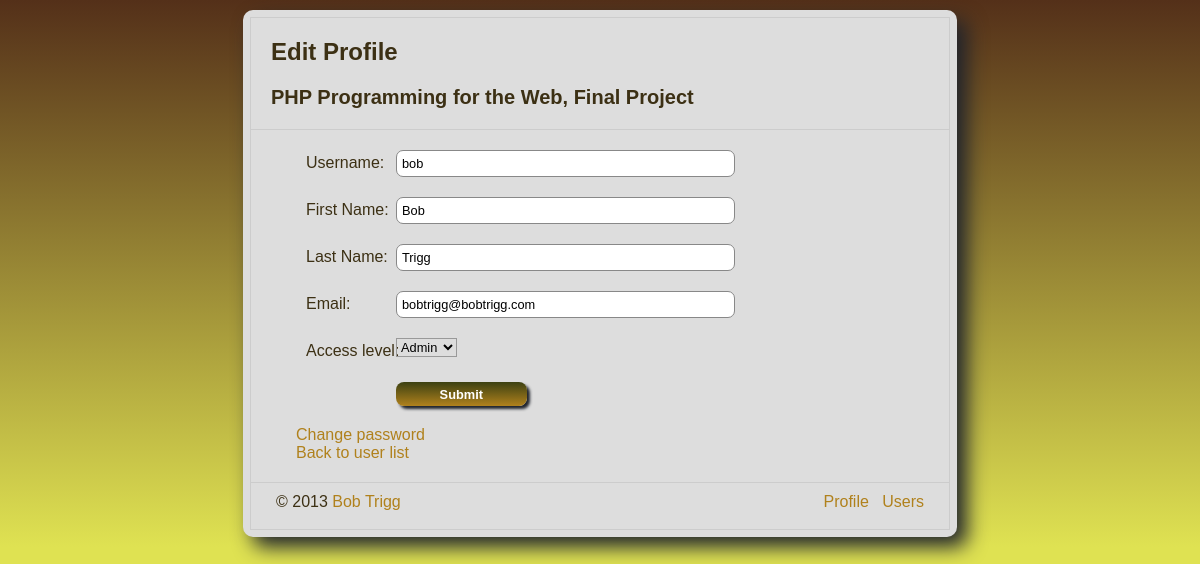
/edit_user.php (signed in), run on the app's committed database.
### tables this page shows
CREATE TABLE IF NOT EXISTS `users` (
  `user_id` smallint(5) unsigned NOT NULL AUTO_INCREMENT,
  `username` varchar(20) NOT NULL,
  `first_name` varchar(30) NOT NULL,
  `last_name` varchar(40) NOT NULL,
  `email` varchar(60) NOT NULL,
  `passwd` char(40) NOT NULL,
  `access_level` tinyint(4) NOT NULL DEFAULT '1',
  PRIMARY KEY (`user_id`),
  UNIQUE KEY `username` (`username`)
);

### includes/db_functions.inc.php (called while the page is built, shortened)
<?php
function return_resource($dbc, $query_string) {
	$user_resource = mysqli_query($dbc, $query_string);
	if ($user_resource) {
		return mysqli_fetch_array($user_resource);
	} else {
		return false;
	}
}
function select_by_id ($dbc, $table_name, $id_col_name, $id_value) {
	$query_string = "SELECT * " .
					" FROM $table_name " .
					" WHERE $id_col_name = '" . $id_value . "' " .
					" LIMIT 1 ";
	return return_resource($dbc, $query_string);
}
?>

### includes/check_access_level.inc.php (called while the page is built, shortened)
<?php
if (isset($_SESSION['username'])) {
	if (isset($_SESSION['access_level'])) {
		if ($_SESSION['access_level'] == '1') {
			$is_admin = true;
		} elseif ($_SESSION['access_level'] == '2') {
			$is_admin = false;
			$is_editor = true;
		}
	}
}
?>

### includes/user_form.inc.php (the view, shortened to what this page needs)
<p>
       <span class="label"><label for="username">Username:</label></span>
       <input name="username" type="text" id="username" value="<?php echo $username; ?>" size="15" maxlength="15">
   </p>
<p>
       <span class="label"><label for="first_name">First Name:</label></span>
       <input name="first_name" type="text" id="first_name" size="20" maxlength="20" value="<?php echo $first_name; ?>">
   </p>
<p>
       <span class="label"><label for="last_name">Last Name:</label></span>
       <input name="last_name" type="text" id="last_name" size="20" maxlength="30" value="<?php echo $last_name; ?>">
   </p>
<p>
       <span class="label"><label for="email">Email:</label></span>
       <input name="email" type="text" id="email" size="30" maxlength="30" value="<?php echo $email; ?>">
   </p>
<?php if ($is_admin) {   ?>
	<p>
		<span class="label"><label for="access_level">Access level:</label></span>
		<select name="access_level" id="access_level" size="1" type="text">
			<option value="1"<?php echo ($access_level=="1")?" selected":""; ?>>Admin</option>
		</select>
	</p>
<?php } else { echo "<input type=\"hidden\" name=\"access_level\" value=\"$access_level\" />"; } ?>

### css/style.css (style rules this page uses)
* { border:0; margin:0; padding:0; }
body { color:#3c3014; background: #F5F0BC url(../images/BlueSwirls.gif); font-family: Calibri, Verdana, Arial, sans-serif; font-size: 100%; }
#content p { padding:20px 20px 0 20px; }
#content form p { padding: 10px 0 10px 45px; }
form input , form textarea, form select { position:relative; right:-100px; border: 1px #999 solid; font-family: Calibri, Verdana, Arial, sans-serif; font-size: 80%; }
form select option { padding: 0 10px; }

### css/form.css (style rules this page uses)
form * { background:transparent; }
input[type=text], input[type=password],input[type=submit],input[type=email], input[type=url],input[type=tel],input[type=number], input[type=datetime],textarea,button { -webkit-appearance:none; -moz-appearance:none; border:none; background:white; -webkit-border-radius:0; -moz-border-radius:0; border-radius:0; padding:5px; margin:0; }
body { background: #dfe252; background: -webkit-linear-gradient(#543019,#dfe252) no-repeat, #dfe252; background: -moz-linear-gradient(#543019,#dfe252) no-repeat, #dfe252; background: -ms-linear-gradient(#543019,#dfe252) no-repeat, #dfe252; background: -o-linear-gradient(#543019,#dfe252) no-repeat, #dfe252; background: linear-gradient(#543019,#dfe252) no-repeat, #dfe252; filter: progid:DXImageTransform.Microsoft.gradient( startColorstr='#543019',endColorstr='#dfe252',GradientType=0 ); }
label { position:absolute; line-height:1.6em; margin-left:10px; }
input[type="text"],input[type="email"],input[type="password"] { width:200px; width:50%; min-width:175px; border:1px solid #888; -webkit-border-radius:7px; -moz-border-radius:7px; border-radius:7px; }

### data on the page
users: username "bob", first_name "Bob", last_name "Trigg", email "bobtrigg@bobtrigg.com", access_level "Admin"

### other printed values
$header_title "Edit Profile"
$header_subtitle "PHP Programming for the Web, Final Project"
